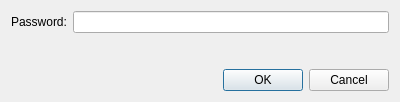
<?xml version="1.0" encoding="UTF-8"?>
<ui version="4.0">
 <class>PasswordDialog</class>
 <widget class="QDialog" name="PasswordDialog">
  <property name="geometry">
   <rect>
    <x>0</x>
    <y>0</y>
    <width>400</width>
    <height>102</height>
   </rect>
  </property>
  <property name="windowTitle">
   <string>Password</string>
  </property>
  <layout class="QVBoxLayout" name="verticalLayout">
   <item>
    <layout class="QHBoxLayout" name="horizontalLayout">
     <item>
      <widget class="QLabel" name="label">
       <property name="text">
        <string>Password:</string>
       </property>
      </widget>
     </item>
     <item>
      <widget class="QLineEdit" name="lnePassword">
       <property name="echoMode">
        <enum>QLineEdit::Password</enum>
       </property>
      </widget>
     </item>
    </layout>
   </item>
   <item>
    <spacer name="verticalSpacer">
     <property name="orientation">
      <enum>Qt::Vertical</enum>
     </property>
     <property name="sizeHint" stdset="0">
      <size>
       <width>20</width>
       <height>162</height>
      </size>
     </property>
    </spacer>
   </item>
   <item>
    <layout class="QHBoxLayout" name="horizontalLayout_2">
     <item>
      <spacer name="horizontalSpacer">
       <property name="orientation">
        <enum>Qt::Horizontal</enum>
       </property>
       <property name="sizeHint" stdset="0">
        <size>
         <width>40</width>
         <height>20</height>
        </size>
       </property>
      </spacer>
     </item>
     <item>
      <widget class="QPushButton" name="btnOk">
       <property name="text">
        <string>OK</string>
       </property>
      </widget>
     </item>
     <item>
      <widget class="QPushButton" name="btnCancel">
       <property name="text">
        <string>Cancel</string>
       </property>
      </widget>
     </item>
    </layout>
   </item>
  </layout>
 </widget>
 <resources/>
 <connections>
  <connection>
   <sender>btnCancel</sender>
   <signal>clicked()</signal>
   <receiver>PasswordDialog</receiver>
   <slot>reject()</slot>
   <hints>
    <hint type="sourcelabel">
     <x>349</x>
     <y>232</y>
    </hint>
    <hint type="destinationlabel">
     <x>199</x>
     <y>128</y>
    </hint>
   </hints>
  </connection>
 </connections>
</ui>
